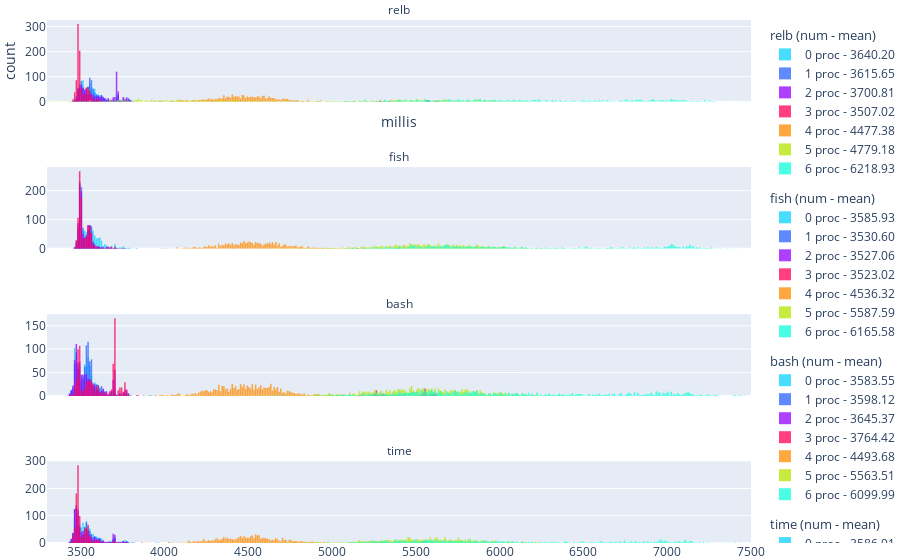

This figure's notebook cell:
### Code cell
fig1 = make_subplots(rows=4, subplot_titles=labels, shared_xaxes=True)
fig1.update_layout(font=dict(
        size=12
    ),
    margin=go.layout.Margin(
        l=0, #left margin
        r=0, #right margin
        b=0, #bottom margin
        t=20, #top margin
    ))
quadro_plot(fig1, wall_times, labels, "wall", start = 3300, end= 7500)
fig1.update_annotations(font_size=12)
fig1.write_image("plot8.pdf", scale = 1.0, width = 550, height = 680)
fig1.show()

### Figure 1 — Plotly figure (JSON) as saved in the notebook; plotly's stock layout.template omitted (floating-point values rounded to 4 significant figures; data arrays with more than 128 entries replaced by an {"elided": "..."} marker saying what was removed)
{"data": [{"legendgroup": "0", "legendgrouptitle": {"text": "relb (num - mean)"}, "marker": {"color": "#0ad2ff"}, "name": "0 proc - 3640.20", "opacity": 0.75, "type": "histogram", "x": {"elided": "1000 float values"}, "xaxis": "x", "xbins": {"end": 7500, "size": 10, "start": 3300}, "yaxis": "y"}, {"legendgroup": "0", "legendgrouptitle": {"text": "relb (num - mean)"}, "marker": {"color": "#2962ff"}, "name": "1 proc - 3615.65", "opacity": 0.75, "type": "histogram", "x": {"elided": "1000 float values"}, "xaxis": "x", "xbins": {"end": 7500, "size": 10, "start": 3300}, "yaxis": "y"}, {"legendgroup": "0", "legendgrouptitle": {"text": "relb (num - mean)"}, "marker": {"color": "#9500ff"}, "name": "2 proc - 3700.81", "opacity": 0.75, "type": "histogram", "x": {"elided": "1000 float values"}, "xaxis": "x", "xbins": {"end": 7500, "size": 10, "start": 3300}, "yaxis": "y"}, {"legendgroup": "0", "legendgrouptitle": {"text": "relb (num - mean)"}, "marker": {"color": "#ff0059"}, "name": "3 proc - 3507.02", "opacity": 0.75, "type": "histogram", "x": {"elided": "1000 float values"}, "xaxis": "x", "xbins": {"end": 7500, "size": 10, "start": 3300}, "yaxis": "y"}, {"legendgroup": "0", "legendgrouptitle": {"text": "relb (num - mean)"}, "marker": {"color": "#ff8c00"}, "name": "4 proc - 4477.38", "opacity": 0.75, "type": "histogram", "x": {"elided": "1000 float values"}, "xaxis": "x", "xbins": {"end": 7500, "size": 10, "start": 3300}, "yaxis": "y"}, {"legendgroup": "0", "legendgrouptitle": {"text": "relb (num - mean)"}, "marker": {"color": "#b4e600"}, "name": "5 proc - 4779.18", "opacity": 0.75, "type": "histogram", "x": {"elided": "1000 float values"}, "xaxis": "x", "xbins": {"end": 7500, "size": 10, "start": 3300}, "yaxis": "y"}, {"legendgroup": "0", "legendgrouptitle": {"text": "relb (num - mean)"}, "marker": {"color": "#0fffdb"}, "name": "6 proc - 6218.93", "opacity": 0.75, "type": "histogram", "x": {"elided": "1000 float values"}, "xaxis": "x", "xbins": {"end": 7500, "size": 10, "start": 3300}, "yaxis": "y"}, {"legendgroup": "1", "legendgrouptitle": {"text": "fish (num - mean)"}, "marker": {"color": "#0ad2ff"}, "name": "0 proc - 3585.93", "opacity": 0.75, "type": "histogram", "x": {"elided": "1000 int values"}, "xaxis": "x2", "xbins": {"end": 7500, "size": 10, "start": 3300}, "yaxis": "y2"}, {"legendgroup": "1", "legendgrouptitle": {"text": "fish (num - mean)"}, "marker": {"color": "#2962ff"}, "name": "1 proc - 3530.60", "opacity": 0.75, "type": "histogram", "x": {"elided": "1000 int values"}, "xaxis": "x2", "xbins": {"end": 7500, "size": 10, "start": 3300}, "yaxis": "y2"}, {"legendgroup": "1", "legendgrouptitle": {"text": "fish (num - mean)"}, "marker": {"color": "#9500ff"}, "name": "2 proc - 3527.06", "opacity": 0.75, "type": "histogram", "x": {"elided": "1000 int values"}, "xaxis": "x2", "xbins": {"end": 7500, "size": 10, "start": 3300}, "yaxis": "y2"}, {"legendgroup": "1", "legendgrouptitle": {"text": "fish (num - mean)"}, "marker": {"color": "#ff0059"}, "name": "3 proc - 3523.02", "opacity": 0.75, "type": "histogram", "x": {"elided": "1000 int values"}, "xaxis": "x2", "xbins": {"end": 7500, "size": 10, "start": 3300}, "yaxis": "y2"}, {"legendgroup": "1", "legendgrouptitle": {"text": "fish (num - mean)"}, "marker": {"color": "#ff8c00"}, "name": "4 proc - 4536.32", "opacity": 0.75, "type": "histogram", "x": {"elided": "1000 float values"}, "xaxis": "x2", "xbins": {"end": 7500, "size": 10, "start": 3300}, "yaxis": "y2"}, {"legendgroup": "1", "legendgrouptitle": {"text": "fish (num - mean)"}, "marker": {"color": "#b4e600"}, "name": "5 proc - 5587.59", "opacity": 0.75, "type": "histogram", "x": {"elided": "1000 int values"}, "xaxis": "x2", "xbins": {"end": 7500, "size": 10, "start": 3300}, "yaxis": "y2"}, {"legendgroup": "1", "legendgrouptitle": {"text": "fish (num - mean)"}, "marker": {"color": "#0fffdb"}, "name": "6 proc - 6165.58", "opacity": 0.75, "type": "histogram", "x": {"elided": "1000 int values"}, "xaxis": "x2", "xbins": {"end": 7500, "size": 10, "start": 3300}, "yaxis": "y2"}, {"legendgroup": "2", "legendgrouptitle": {"text": "bash (num - mean)"}, "marker": {"color": "#0ad2ff"}, "name": "0 proc - 3583.55", "opacity": 0.75, "type": "histogram", "x": {"elided": "1000 int values"}, "xaxis": "x3", "xbins": {"end": 7500, "size": 10, "start": 3300}, "yaxis": "y3"}, {"legendgroup": "2", "legendgrouptitle": {"text": "bash (num - mean)"}, "marker": {"color": "#2962ff"}, "name": "1 proc - 3598.12", "opacity": 0.75, "type": "histogram", "x": {"elided": "1000 int values"}, "xaxis": "x3", "xbins": {"end": 7500, "size": 10, "start": 3300}, "yaxis": "y3"}, {"legendgroup": "2", "legendgrouptitle": {"text": "bash (num - mean)"}, "marker": {"color": "#9500ff"}, "name": "2 proc - 3645.37", "opacity": 0.75, "type": "histogram", "x": {"elided": "1000 int values"}, "xaxis": "x3", "xbins": {"end": 7500, "size": 10, "start": 3300}, "yaxis": "y3"}, {"legendgroup": "2", "legendgrouptitle": {"text": "bash (num - mean)"}, "marker": {"color": "#ff0059"}, "name": "3 proc - 3764.42", "opacity": 0.75, "type": "histogram", "x": {"elided": "1000 int values"}, "xaxis": "x3", "xbins": {"end": 7500, "size": 10, "start": 3300}, "yaxis": "y3"}, {"legendgroup": "2", "legendgrouptitle": {"text": "bash (num - mean)"}, "marker": {"color": "#ff8c00"}, "name": "4 proc - 4493.68", "opacity": 0.75, "type": "histogram", "x": {"elided": "1000 float values"}, "xaxis": "x3", "xbins": {"end": 7500, "size": 10, "start": 3300}, "yaxis": "y3"}, {"legendgroup": "2", "legendgrouptitle": {"text": "bash (num - mean)"}, "marker": {"color": "#b4e600"}, "name": "5 proc - 5563.51", "opacity": 0.75, "type": "histogram", "x": {"elided": "1000 int values"}, "xaxis": "x3", "xbins": {"end": 7500, "size": 10, "start": 3300}, "yaxis": "y3"}, {"legendgroup": "2", "legendgrouptitle": {"text": "bash (num - mean)"}, "marker": {"color": "#0fffdb"}, "name": "6 proc - 6099.99", "opacity": 0.75, "type": "histogram", "x": {"elided": "1000 int values"}, "xaxis": "x3", "xbins": {"end": 7500, "size": 10, "start": 3300}, "yaxis": "y3"}, {"legendgroup": "3", "legendgrouptitle": {"text": "time (num - mean)"}, "marker": {"color": "#0ad2ff"}, "name": "0 proc - 3586.91", "opacity": 0.75, "type": "histogram", "x": {"elided": "1000 int values"}, "xaxis": "x4", "xbins": {"end": 7500, "size": 10, "start": 3300}, "yaxis": "y4"}, {"legendgroup": "3", "legendgrouptitle": {"text": "time (num - mean)"}, "marker": {"color": "#2962ff"}, "name": "1 proc - 3569.27", "opacity": 0.75, "type": "histogram", "x": {"elided": "1000 int values"}, "xaxis": "x4", "xbins": {"end": 7500, "size": 10, "start": 3300}, "yaxis": "y4"}, {"legendgroup": "3", "legendgrouptitle": {"text": "time (num - mean)"}, "marker": {"color": "#9500ff"}, "name": "2 proc - 3566.88", "opacity": 0.75, "type": "histogram", "x": {"elided": "1000 float values"}, "xaxis": "x4", "xbins": {"end": 7500, "size": 10, "start": 3300}, "yaxis": "y4"}, {"legendgroup": "3", "legendgrouptitle": {"text": "time (num - mean)"}, "marker": {"color": "#ff0059"}, "name": "3 proc - 3520.36", "opacity": 0.75, "type": "histogram", "x": {"elided": "1000 int values"}, "xaxis": "x4", "xbins": {"end": 7500, "size": 10, "start": 3300}, "yaxis": "y4"}, {"legendgroup": "3", "legendgrouptitle": {"text": "time (num - mean)"}, "marker": {"color": "#ff8c00"}, "name": "4 proc - 4499.89", "opacity": 0.75, "type": "histogram", "x": {"elided": "1000 float values"}, "xaxis": "x4", "xbins": {"end": 7500, "size": 10, "start": 3300}, "yaxis": "y4"}, {"legendgroup": "3", "legendgrouptitle": {"text": "time (num - mean)"}, "marker": {"color": "#b4e600"}, "name": "5 proc - 5564.02", "opacity": 0.75, "type": "histogram", "x": {"elided": "1000 int values"}, "xaxis": "x4", "xbins": {"end": 7500, "size": 10, "start": 3300}, "yaxis": "y4"}, {"legendgroup": "3", "legendgrouptitle": {"text": "time (num - mean)"}, "marker": {"color": "#0fffdb"}, "name": "6 proc - 6046.06", "opacity": 0.75, "type": "histogram", "x": {"elided": "1000 int values"}, "xaxis": "x4", "xbins": {"end": 7500, "size": 10, "start": 3300}, "yaxis": "y4"}], "layout": {"annotations": [{"font": {"size": 12}, "showarrow": false, "text": "relb", "x": 0.5, "xanchor": "center", "xref": "paper", "y": 1, "yanchor": "bottom", "yref": "paper"}, {"font": {"size": 12}, "showarrow": false, "text": "fish", "x": 0.5, "xanchor": "center", "xref": "paper", "y": 0.7188, "yanchor": "bottom", "yref": "paper"}, {"font": {"size": 12}, "showarrow": false, "text": "bash", "x": 0.5, "xanchor": "center", "xref": "paper", "y": 0.4375, "yanchor": "bottom", "yref": "paper"}, {"font": {"size": 12}, "showarrow": false, "text": "time", "x": 0.5, "xanchor": "center", "xref": "paper", "y": 0.1562, "yanchor": "bottom", "yref": "paper"}], "bargap": 0.1, "barmode": "overlay", "font": {"size": 12}, "margin": {"b": 0, "l": 0, "r": 0, "t": 20}, "xaxis": {"anchor": "y", "domain": [0, 1], "matches": "x4", "showticklabels": false, "title": {"text": "millis"}}, "xaxis2": {"anchor": "y2", "domain": [0, 1], "matches": "x4", "showticklabels": false}, "xaxis3": {"anchor": "y3", "domain": [0, 1], "matches": "x4", "showticklabels": false}, "xaxis4": {"anchor": "y4", "domain": [0, 1]}, "yaxis": {"anchor": "x", "domain": [0.8438, 1], "title": {"text": "count"}}, "yaxis2": {"anchor": "x2", "domain": [0.5625, 0.7188]}, "yaxis3": {"anchor": "x3", "domain": [0.2812, 0.4375]}, "yaxis4": {"anchor": "x4", "domain": [0, 0.1562]}}}
